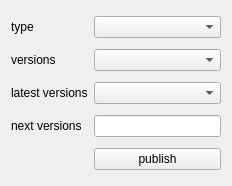
<?xml version="1.0" encoding="UTF-8"?>
<ui version="4.0">
 <class>Form</class>
 <widget class="QWidget" name="Form">
  <property name="geometry">
   <rect>
    <x>0</x>
    <y>0</y>
    <width>232</width>
    <height>186</height>
   </rect>
  </property>
  <property name="windowTitle">
   <string>Form</string>
  </property>
  <layout class="QGridLayout" name="gridLayout">
   <item row="0" column="0">
    <widget class="QLabel" name="label_type">
     <property name="text">
      <string>type</string>
     </property>
    </widget>
   </item>
   <item row="0" column="1">
    <widget class="QComboBox" name="combobox_type"/>
   </item>
   <item row="1" column="0">
    <widget class="QLabel" name="label_versions">
     <property name="text">
      <string>versions</string>
     </property>
    </widget>
   </item>
   <item row="1" column="1">
    <widget class="QComboBox" name="combobox_versions"/>
   </item>
   <item row="2" column="0">
    <widget class="QLabel" name="label_latest">
     <property name="text">
      <string>latest versions</string>
     </property>
    </widget>
   </item>
   <item row="2" column="1">
    <widget class="QComboBox" name="combobox_latest"/>
   </item>
   <item row="3" column="0">
    <widget class="QLabel" name="label_next">
     <property name="text">
      <string>next versions</string>
     </property>
    </widget>
   </item>
   <item row="4" column="1">
    <widget class="QPushButton" name="button_publish">
     <property name="text">
      <string>publish</string>
     </property>
    </widget>
   </item>
   <item row="3" column="1">
    <widget class="QLineEdit" name="lineEdit">
     <property name="readOnly">
      <bool>true</bool>
     </property>
    </widget>
   </item>
  </layout>
 </widget>
 <resources/>
 <connections/>
</ui>
